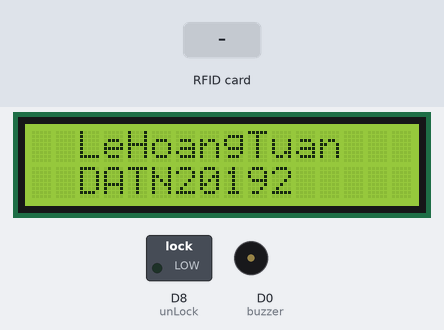
This sketch was run on a simulated ESP8266 (NodeMCU). On the bench: 16×2 character LCD, switched loads named in the sketch (green lamp = pin HIGH), buzzer (waves = sounding, pin HIGH). The inputs (shaded band) are chosen by the test bench. WiFi joins after 1.5 s; servers stay silent unless stated; uploads are accepted with an empty reply; what the sketch prints to the serial monitor is not drawn.

Above: at 2.8 s.
2.9 s: RFID card 5E 7A 19 C4 held to the reader
At 3.5 s:
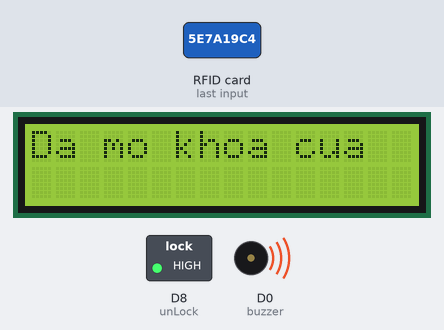
At 6.4 s:
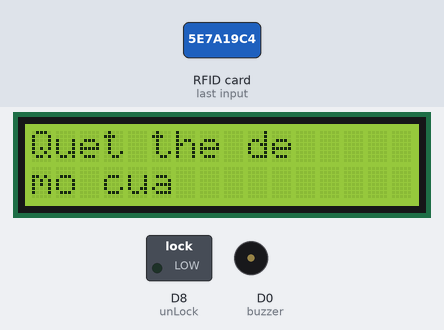
Timing chart, 0 to 7.9 s (numbered marks = the images above; inputs shaded):
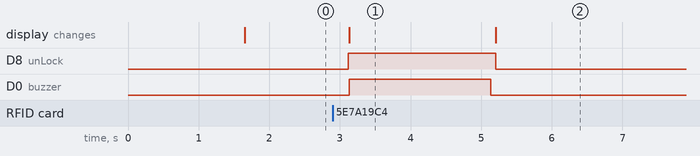

The sketch:

serverClock.ino
```cpp
#include <ESP8266WiFiMulti.h>
#include <ESP8266WebServer.h>
#include <SPI.h>
#include <MFRC522.h>
#include <string.h>
#include <Wire.h>
#include <LiquidCrystal_I2C.h>
#include <ESP8266HTTPClient.h>

#define SS_PIN D4
#define RST_PIN D3
#define unLock D8
#define buzzer D0
const char* serverName = "http://172.20.10.3:3000/activity/rfid";

LiquidCrystal_I2C lcd(0x27,16,2);
MFRC522 mfrc522(SS_PIN, RST_PIN);   // Create MFRC522 instance.

ESP8266WiFiMulti wifiMulti;     // Create an instance of the ESP8266WiFiMulti class, called 'wifiMulti'

ESP8266WebServer server(80);    // Create a webserver object that listens for HTTP request on port 80


void unLockFuntion();
void wrongCardId();
void lcdDefault();
void buzzerRightIDCard();
void buzzerWrongIDCard();

void setup(void){
  Serial.begin(9600);         // Start the Serial communication to send messages to the computer
  delay(10);
  Serial.println('\n');

  wifiMulti.addAP("iPhone", "thegreatman");   // add Wi-Fi networks you want to connect to

  Serial.println("Connecting ...");
  int i = 0;
  while (wifiMulti.run() != WL_CONNECTED) { // Wait for the Wi-Fi to connect: scan for Wi-Fi networks, and connect to the strongest of the networks above
    delay(250);
    Serial.print('.');
  }
  Serial.println('\n');
  Serial.print("Connected to ");
  Serial.println(WiFi.SSID());              // Tell us what network we're connected to
  Serial.print("IP address:\t");
  Serial.println(WiFi.localIP());           // Send the IP address of the ESP8266 to the computer

  server.on("/unlock", HTTP_POST,unLockFuntion);

  server.begin();                           // Actually start the server
  Serial.println("HTTP server started");


  // khoi tao chan va lcd, MFRC
  pinMode(unLock, OUTPUT);
  digitalWrite(unLock, 0);
  pinMode(buzzer, OUTPUT);
  digitalWrite(buzzer, 0);
  SPI.begin();      // Initiate  SPI bus
  mfrc522.PCD_Init();   // Initiate MFRC522

  // khoi tao LCD
  lcd.init();
  lcd.backlight();
  lcd.setCursor(2,0);
  lcd.print("LeHoangTuan");
  //lcd.clear();
  lcd.setCursor(2,1);
  lcd.print("DATN20192");

}
void loop(void){
  server.handleClient();                    // Listen for HTTP requests from clients
  if ( mfrc522.PICC_IsNewCardPresent())
      if ( mfrc522.PICC_ReadCardSerial())
      {
        Serial.println();
        Serial.print(" UID tag :");
        String content= "";
        byte letter;
        for (byte i = 0; i < mfrc522.uid.size; i++)
        {
           content.concat(String(mfrc522.uid.uidByte[i] < 0x10 ? " 0" : ""));
           content.concat(String(mfrc522.uid.uidByte[i], HEX));
        }
        content.toUpperCase();
        Serial.print(content);
        HTTPClient http;

        // Your Domain name with URL path or IP address with path
        http.begin(serverName);
        // Specify content-type header
        //http.addHeader("Content-Type", "application/x-www-form-urlencoded");
        http.addHeader("Content-Type", "text/plain");
      // Data to send with HTTP POST
        String httpRequestData = content;
      // Send HTTP POST request
        int httpResponseCode = http.POST(httpRequestData);
        Serial.print("HTTP Response code: ");
        Serial.println(httpResponseCode);
        if( httpResponseCode == 200)
        {
          unLockFuntion();
        }
        else {
           wrongCardId();
        }
      // Free resources
        http.end();

        delay(1000);
      }

}

void unLockFuntion() {
  Serial.println("Da mo khoa");
  digitalWrite(unLock,1);
  //xuat thong bao ra LCD
  lcd.clear();
  lcd.setCursor(0,0);
  lcd.print("Da mo khoa cua");
  // bao chuong
  buzzerRightIDCard();
  // tra ve trang thai default
  lcdDefault();
  digitalWrite(unLock,0);
  delay(1000);
  server.send(200); // 200 mean ok!
}
void wrongCardId()
{
  // hien thi ra LCD
    lcd.clear();
    lcd.setCursor(0,0);
    lcd.print("Ma the khong co");
    buzzerWrongIDCard();
    lcdDefault();
}
void lcdDefault()
{
  lcd.clear();
  lcd.setCursor(0,0);
  lcd.print("Quet the de");
  lcd.setCursor(0,1);
  lcd.print("mo cua");

}

void buzzerRightIDCard()
{
  digitalWrite(buzzer,1);
  delay(2000);
  digitalWrite(buzzer,0);
  delay(50);
}

void buzzerWrongIDCard()
{
  // buzzer keu 5 lan
  digitalWrite(buzzer,1);
  delay(300);
  digitalWrite(buzzer,0);
  delay(50);
  digitalWrite(buzzer,1);
  delay(300);
  digitalWrite(buzzer,0);
  delay(50);
  digitalWrite(buzzer,1);
  delay(300);
  digitalWrite(buzzer,0);
  delay(50);
  digitalWrite(buzzer,1);
  delay(300);
  digitalWrite(buzzer,0);
  delay(50);
  digitalWrite(buzzer,1);
  delay(300);
  digitalWrite(buzzer,0);
  delay(50);
}
```

Measured:
- after the input at 2.9 s, D8 (unLock): LOW → HIGH after 0.22 s, → LOW 2.1 s later; D0 (buzzer): LOW → HIGH after 0.24 s, → LOW 2.0 s later; the display: changes after 0.24 s (image 1)
- what the display in image 1 shows lasts 2.1 s, from 3.1 s to 5.2 s
